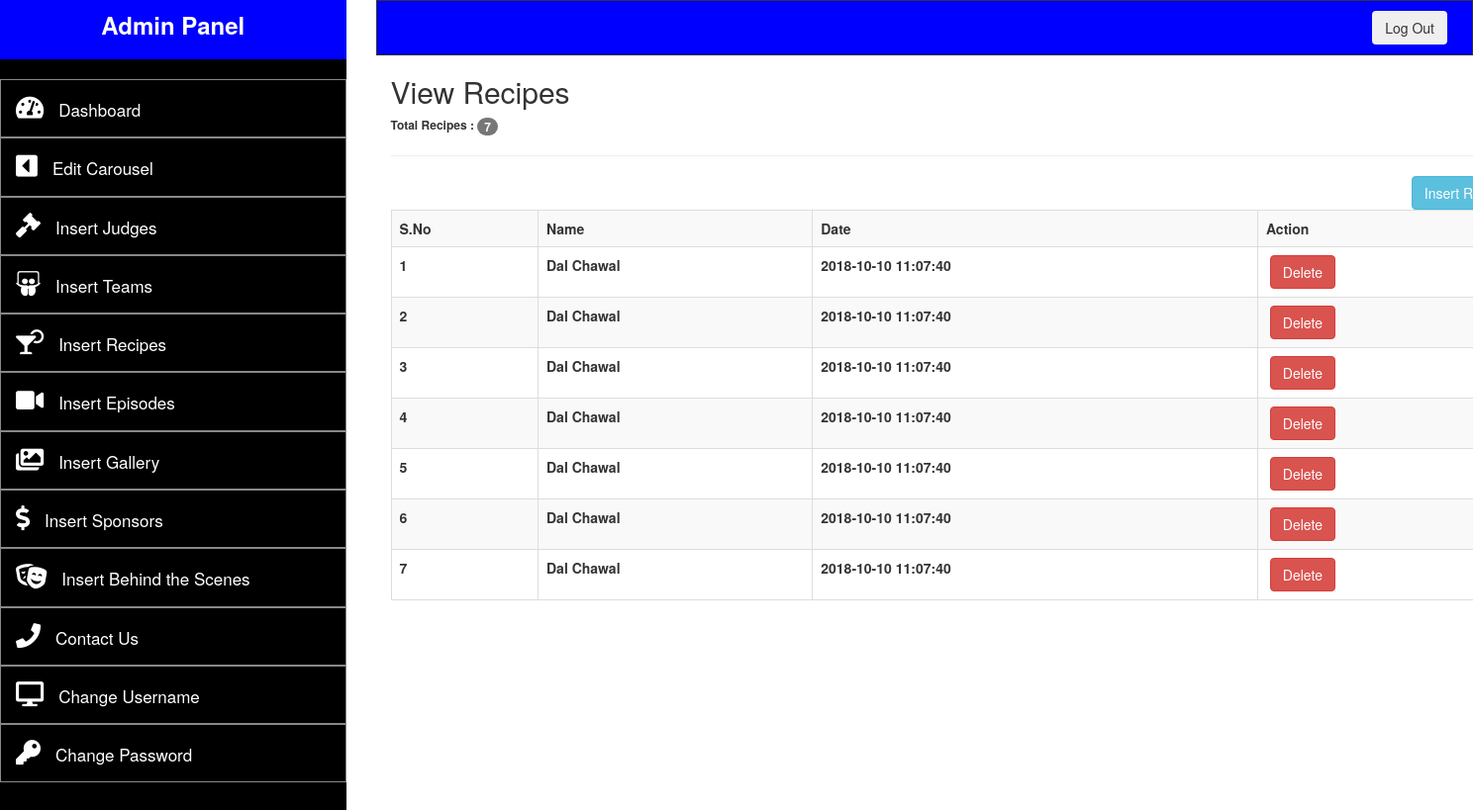
The page /admin/viewRecipes.php (signed in) on the database as committed earlier.
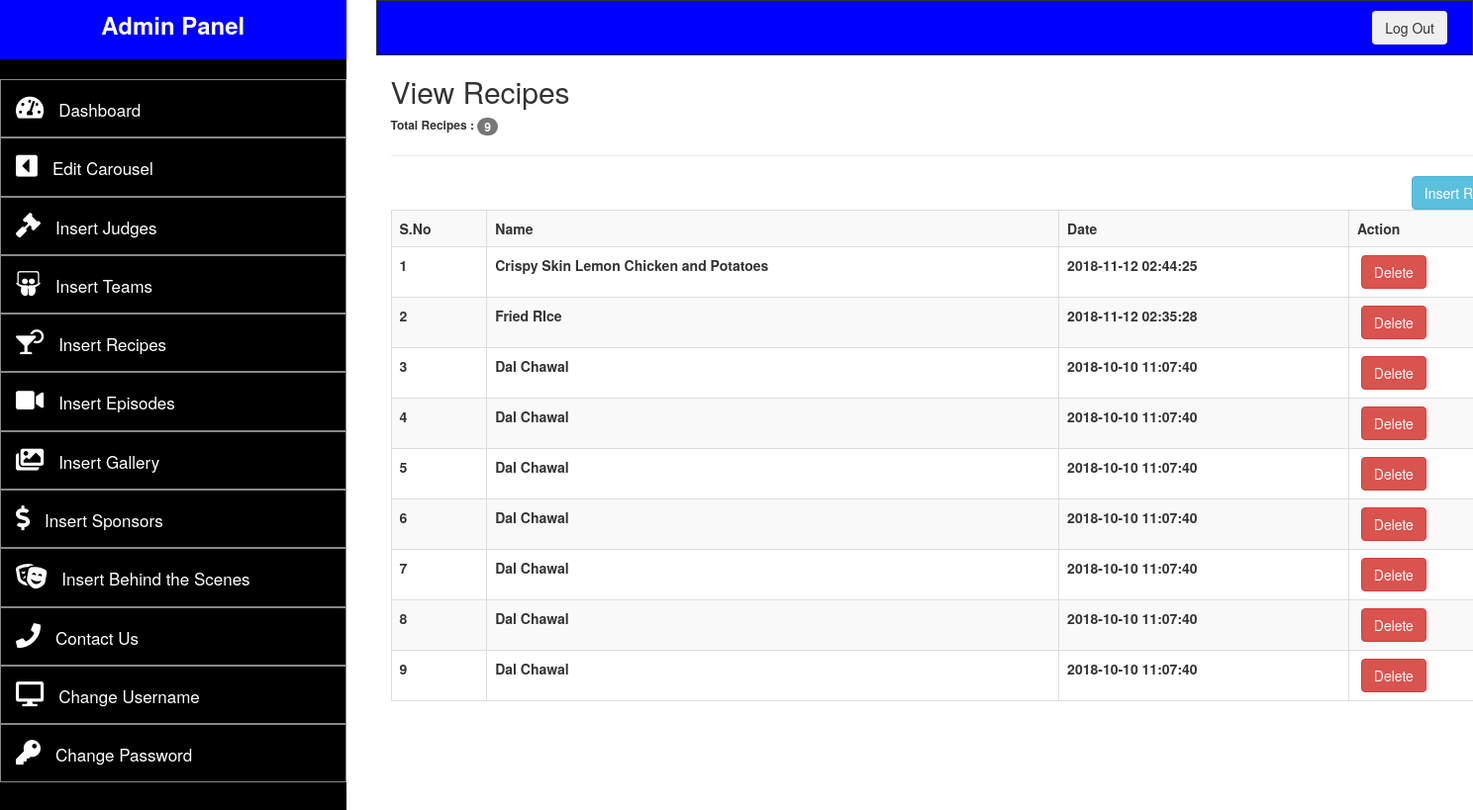
The same page on the database as committed later.
### tables this page shows
CREATE TABLE `recipes` (
  `id` int(10) NOT NULL,
  `name` text NOT NULL,
  `img` text NOT NULL,
  `ingredients` varchar(1024) NOT NULL,
  `method` text NOT NULL,
  `date` timestamp NOT NULL DEFAULT CURRENT_TIMESTAMP ON UPDATE CURRENT_TIMESTAMP,
  `etc` text NOT NULL
);

### admin/viewRecipes.php (the view, shortened to what this page needs)
<?php
	require __DIR__.'/config/db.php';
	if(!isset($_SESSION['user'])){
		header("location:login.php");
	}else{
?>
<!DOCTYPE html>
<html>
<head>
		<link rel="stylesheet" href="https://maxcdn.bootstrapcdn.com/bootstrap/3.3.7/css/bootstrap.min.css">
		<link href="adminAssets\style.css" rel="stylesheet">
		<link 	rel="stylesheet"
				href="https://use.fontawesome.com/releases/v5.2.0/css/all.css"
>
</head>
<body>
	<div class="row">
		<?php
		include "templates/adminpanel_template.php";
		?>
			<div class="container" style="background: #FFF;">
			<?php
			$judge_query = "SELECT * FROM recipes
									ORDER BY id DESC";
			$connect_judge_query = mysqli_query($conn, $judge_query);
			$count_rows = mysqli_num_rows($connect_judge_query);
			$number_of_items = 1;
			?>
				<h2>View Recipes</h2>
				<h6 style="font-weight: bold">Total Recipes : <span class="badge"><?php echo $count_rows; ?></span></h6>
				<hr>
				<a href="insertRecipe.php" class="btn btn-info" style="float:right">Insert Recipe</a>
					<table class="table table-hover table-striped table-bordered">
						<tr>
							<th>S.No</th>
							<th>Name</th>
							<th>Date</th>
							<th>Action</th>
						</tr>
			<?php
			if($count_rows > 0){
				while($get_each_row = mysqli_fetch_array($connect_judge_query)){
					$id_of_judge = $get_each_row['id'];
					$name_of_judge = $get_each_row['name'];
					$date_judge = $get_each_row['date'];
			?>
						<tr>
							<th><?php echo $number_of_items++; ?></th>
							<th><?php echo $name_of_judge; ?></th>
							<th><?php echo $date_judge; ?></th>
							<th>&nbsp;<a href="deleteRecipe.php?id=<?php echo $id_of_judge; ?>" class="btn btn-danger">Delete</a></th>
						</tr>
			<?php
				}
			}
			?>
					</table>
				</div>
			</div>
		</div>
</body>
</html>
<?php } ?>

Rows that differ between the two databases and show on the page:
added recipes: name "Crispy Skin Lemon Chicken and Potatoes", date "2018-11-12 02:44:25"
added recipes: name "Fried RIce", date "2018-11-12 02:35:28"
Other text that changed with them:
$count_rows: "7" → "9"
